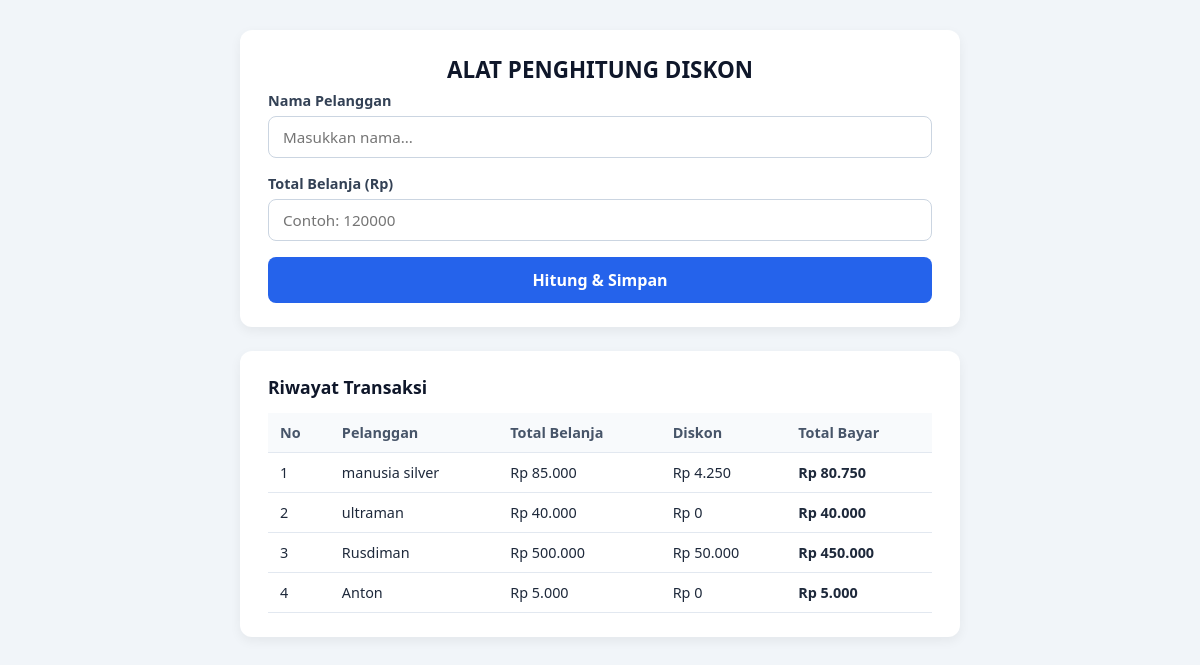
/Tgas6-8/index.php, run on the app's committed database.
### tables this page shows
CREATE TABLE `transaksi` (
  `id` int(11) NOT NULL,
  `nama_pelanggan` varchar(100) NOT NULL,
  `total_belanja` int(11) NOT NULL,
  `diskon` int(11) NOT NULL,
  `total_bayar` int(11) NOT NULL,
  `tanggal_transaksi` timestamp NULL DEFAULT current_timestamp()
);

### Tgas6-8/index.php (the view, shortened to what this page needs)
<?php
require_once 'koneksi.php';
$riwayat = $conn->query("SELECT * FROM transaksi ORDER BY id DESC");
?>
<!DOCTYPE html>
<html lang="id">
<head>
    <link rel="stylesheet" href="style.css">
</head>
<body>
<div class="container">
    <div class="card">
        <h2>ALAT PENGHITUNG DISKON</h2>
        <form method="POST" action="">
            <div class="form-group">
                <label for="nama_pelanggan">Nama Pelanggan</label>
                <input type="text" id="nama_pelanggan" name="nama_pelanggan" placeholder="Masukkan nama..." required>
            </div>
            <div class="form-group">
                <label for="total_belanja">Total Belanja (Rp)</label>
                <input type="number" id="total_belanja" name="total_belanja" min="0" placeholder="Contoh: 120000" required>
            </div>
            <button type="submit" class="btn">Hitung & Simpan</button>
        </form>
    </div>
    <div class="card">
        <h3>Riwayat Transaksi</h3>
        <div class="table-wrapper">
            <table>
                <thead>
                    <tr>
                        <th>No</th>
                        <th>Pelanggan</th>
                        <th>Total Belanja</th>
                        <th>Diskon</th>
                        <th>Total Bayar</th>
                    </tr>
                </thead>
                <tbody>
                    <?php if ($riwayat && $riwayat->num_rows > 0): ?>
                        <?php $no = 1; while ($row = $riwayat->fetch_assoc()): ?>
                            <tr>
                                <td><?= $no++ ?></td>
                                <td><?= htmlspecialchars($row['nama_pelanggan']) ?></td>
                                <td>Rp <?= number_format($row['total_belanja'], 0, ',', '.') ?></td>
                                <td>Rp <?= number_format($row['diskon'], 0, ',', '.') ?></td>
                                <td><strong>Rp <?= number_format($row['total_bayar'], 0, ',', '.') ?></strong></td>
                            </tr>
                        <?php endwhile; ?>
                    <?php else: ?>
                        <tr>
                            <td colspan="5" class="empty">Belum ada data transaksi.</td>
                        </tr>
                    <?php endif; ?>
                </tbody>
            </table>
        </div>
    </div>
</div>
</body>
</html>

### Tgas6-8/style.css (style rules this page uses)
* { box-sizing: border-box; margin: 0; padding: 0; font-family: 'Segoe UI', Tahoma, Geneva, Verdana, sans-serif; }
body { background-color: #f1f5f9; color: #1e293b; padding: 30px 15px; }
.container { max-width: 720px; margin: 0 auto; display: flex; flex-direction: column; gap: 24px; }
.card { background: #ffffff; padding: 24px 28px; border-radius: 12px; box-shadow: 0 4px 12px rgba(0, 0, 0, 0.06); }
h2 { font-size: 1.4rem; margin-bottom: 6px; color: #0f172a; text-align: center; }
h3 { font-size: 1.1rem; margin-bottom: 14px; color: #0f172a; }
.form-group { margin-bottom: 16px; }
label { display: block; font-size: 0.9rem; font-weight: 600; margin-bottom: 6px; color: #334155; }
input[type="text"], input[type="number"] { width: 100%; padding: 10px 14px; border: 1px solid #cbd5e1; border-radius: 8px; font-size: 0.95rem; transition: border-color 0.2s; }
.btn { width: 100%; padding: 12px; background-color: #2563eb; color: #ffffff; border: none; border-radius: 8px; font-size: 1rem; font-weight: 600; cursor: pointer; transition: background-color 0.2s; }
.table-wrapper { overflow-x: auto; }
table { width: 100%; border-collapse: collapse; font-size: 0.9rem; }
th, td { padding: 10px 12px; text-align: left; border-bottom: 1px solid #e2e8f0; }
th { background-color: #f8fafc; font-weight: 600; color: #475569; }

### data on the page
transaksi: nama_pelanggan "manusia silver", total_belanja "85.000", diskon "4.250", total_bayar "80.750"
transaksi: nama_pelanggan "ultraman", total_belanja "40.000", diskon "0", total_bayar "40.000"
transaksi: nama_pelanggan "Rusdiman", total_belanja "500.000", diskon "50.000", total_bayar "450.000"
transaksi: nama_pelanggan "Anton", total_belanja "5.000", diskon "0", total_bayar "5.000"
